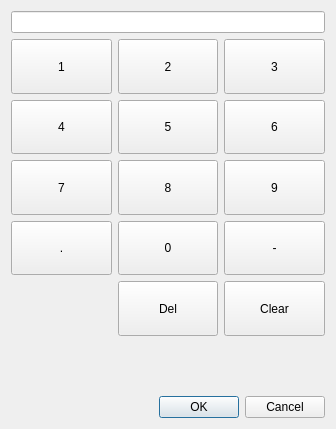
<?xml version="1.0" encoding="UTF-8"?>
<ui version="4.0">
 <class>Dialog</class>
 <widget class="QDialog" name="Dialog">
  <property name="geometry">
   <rect>
    <x>0</x>
    <y>0</y>
    <width>336</width>
    <height>429</height>
   </rect>
  </property>
  <property name="windowTitle">
   <string>Dialog</string>
  </property>
  <layout class="QGridLayout" name="gridLayout">
   <item row="2" column="0">
    <widget class="QPushButton" name="pushButton_4">
     <property name="sizePolicy">
      <sizepolicy hsizetype="Minimum" vsizetype="Expanding">
       <horstretch>0</horstretch>
       <verstretch>0</verstretch>
      </sizepolicy>
     </property>
     <property name="text">
      <string>4</string>
     </property>
    </widget>
   </item>
   <item row="7" column="0" colspan="3">
    <widget class="QDialogButtonBox" name="buttonBox">
     <property name="orientation">
      <enum>Qt::Horizontal</enum>
     </property>
     <property name="standardButtons">
      <set>QDialogButtonBox::Cancel|QDialogButtonBox::Ok</set>
     </property>
    </widget>
   </item>
   <item row="0" column="0" colspan="3">
    <widget class="QLineEdit" name="lineEdit"/>
   </item>
   <item row="3" column="0">
    <widget class="QPushButton" name="pushButton_7">
     <property name="sizePolicy">
      <sizepolicy hsizetype="Minimum" vsizetype="Expanding">
       <horstretch>0</horstretch>
       <verstretch>0</verstretch>
      </sizepolicy>
     </property>
     <property name="text">
      <string>7</string>
     </property>
    </widget>
   </item>
   <item row="1" column="0">
    <widget class="QPushButton" name="pushButton">
     <property name="sizePolicy">
      <sizepolicy hsizetype="Minimum" vsizetype="Expanding">
       <horstretch>0</horstretch>
       <verstretch>0</verstretch>
      </sizepolicy>
     </property>
     <property name="text">
      <string>1</string>
     </property>
    </widget>
   </item>
   <item row="1" column="2">
    <widget class="QPushButton" name="pushButton_3">
     <property name="sizePolicy">
      <sizepolicy hsizetype="Minimum" vsizetype="Expanding">
       <horstretch>0</horstretch>
       <verstretch>0</verstretch>
      </sizepolicy>
     </property>
     <property name="text">
      <string>3</string>
     </property>
    </widget>
   </item>
   <item row="3" column="2">
    <widget class="QPushButton" name="pushButton_9">
     <property name="sizePolicy">
      <sizepolicy hsizetype="Minimum" vsizetype="Expanding">
       <horstretch>0</horstretch>
       <verstretch>0</verstretch>
      </sizepolicy>
     </property>
     <property name="text">
      <string>9</string>
     </property>
    </widget>
   </item>
   <item row="4" column="0">
    <widget class="QPushButton" name="pushButton_10">
     <property name="sizePolicy">
      <sizepolicy hsizetype="Minimum" vsizetype="Expanding">
       <horstretch>0</horstretch>
       <verstretch>0</verstretch>
      </sizepolicy>
     </property>
     <property name="text">
      <string>.</string>
     </property>
    </widget>
   </item>
   <item row="2" column="2">
    <widget class="QPushButton" name="pushButton_6">
     <property name="sizePolicy">
      <sizepolicy hsizetype="Minimum" vsizetype="Expanding">
       <horstretch>0</horstretch>
       <verstretch>0</verstretch>
      </sizepolicy>
     </property>
     <property name="text">
      <string>6</string>
     </property>
    </widget>
   </item>
   <item row="1" column="1">
    <widget class="QPushButton" name="pushButton_2">
     <property name="sizePolicy">
      <sizepolicy hsizetype="Minimum" vsizetype="Expanding">
       <horstretch>0</horstretch>
       <verstretch>0</verstretch>
      </sizepolicy>
     </property>
     <property name="text">
      <string>2</string>
     </property>
    </widget>
   </item>
   <item row="2" column="1">
    <widget class="QPushButton" name="pushButton_5">
     <property name="sizePolicy">
      <sizepolicy hsizetype="Minimum" vsizetype="Expanding">
       <horstretch>0</horstretch>
       <verstretch>0</verstretch>
      </sizepolicy>
     </property>
     <property name="text">
      <string>5</string>
     </property>
    </widget>
   </item>
   <item row="6" column="0">
    <spacer name="verticalSpacer">
     <property name="orientation">
      <enum>Qt::Vertical</enum>
     </property>
     <property name="sizeHint" stdset="0">
      <size>
       <width>20</width>
       <height>40</height>
      </size>
     </property>
    </spacer>
   </item>
   <item row="3" column="1">
    <widget class="QPushButton" name="pushButton_8">
     <property name="sizePolicy">
      <sizepolicy hsizetype="Minimum" vsizetype="Expanding">
       <horstretch>0</horstretch>
       <verstretch>0</verstretch>
      </sizepolicy>
     </property>
     <property name="text">
      <string>8</string>
     </property>
    </widget>
   </item>
   <item row="5" column="1">
    <widget class="QPushButton" name="pushButton_11">
     <property name="sizePolicy">
      <sizepolicy hsizetype="Minimum" vsizetype="Expanding">
       <horstretch>0</horstretch>
       <verstretch>0</verstretch>
      </sizepolicy>
     </property>
     <property name="text">
      <string>Del</string>
     </property>
    </widget>
   </item>
   <item row="4" column="1">
    <widget class="QPushButton" name="pushButton_13">
     <property name="sizePolicy">
      <sizepolicy hsizetype="Minimum" vsizetype="Expanding">
       <horstretch>0</horstretch>
       <verstretch>0</verstretch>
      </sizepolicy>
     </property>
     <property name="text">
      <string>0</string>
     </property>
    </widget>
   </item>
   <item row="5" column="2">
    <widget class="QPushButton" name="pushButton_12">
     <property name="sizePolicy">
      <sizepolicy hsizetype="Minimum" vsizetype="Expanding">
       <horstretch>0</horstretch>
       <verstretch>0</verstretch>
      </sizepolicy>
     </property>
     <property name="text">
      <string>Clear</string>
     </property>
    </widget>
   </item>
   <item row="4" column="2">
    <widget class="QPushButton" name="pushButton_14">
     <property name="sizePolicy">
      <sizepolicy hsizetype="Minimum" vsizetype="Expanding">
       <horstretch>0</horstretch>
       <verstretch>0</verstretch>
      </sizepolicy>
     </property>
     <property name="text">
      <string>-</string>
     </property>
    </widget>
   </item>
  </layout>
 </widget>
 <resources/>
 <connections>
  <connection>
   <sender>buttonBox</sender>
   <signal>accepted()</signal>
   <receiver>Dialog</receiver>
   <slot>accept()</slot>
   <hints>
    <hint type="sourcelabel">
     <x>248</x>
     <y>254</y>
    </hint>
    <hint type="destinationlabel">
     <x>157</x>
     <y>274</y>
    </hint>
   </hints>
  </connection>
  <connection>
   <sender>buttonBox</sender>
   <signal>rejected()</signal>
   <receiver>Dialog</receiver>
   <slot>reject()</slot>
   <hints>
    <hint type="sourcelabel">
     <x>316</x>
     <y>260</y>
    </hint>
    <hint type="destinationlabel">
     <x>286</x>
     <y>274</y>
    </hint>
   </hints>
  </connection>
 </connections>
</ui>
